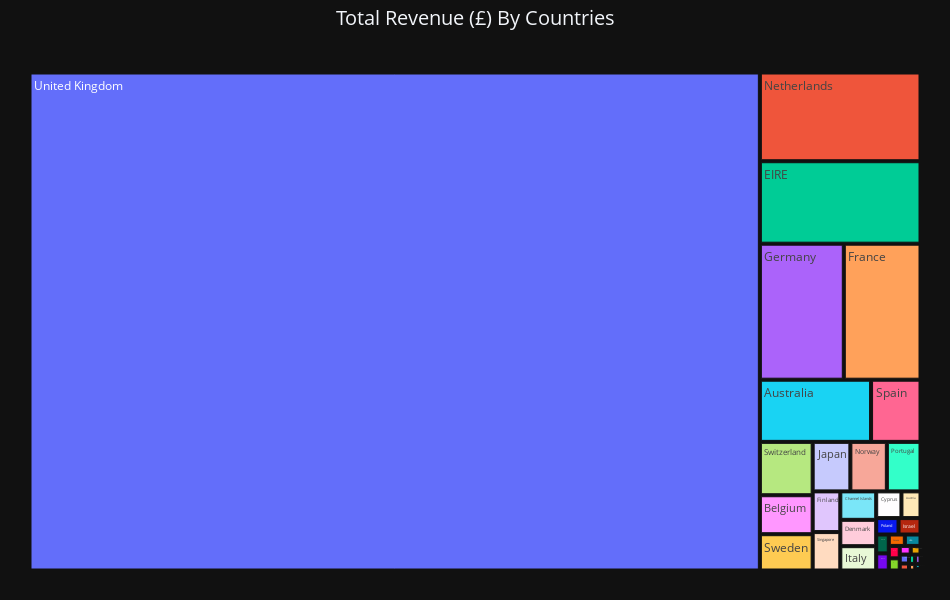

The notebook cell saved with this chart:
### Code cell
fig = px.treemap(df_graph2, path=[df_graph2.index], values='total_price', width=950, height=600)
fig.update_layout(title_text='Total Revenue (£) By Countries',
                  title_x=0.5, title_font=dict(size=20)
                  )
fig.update_layout(margin = dict(t=50, l=25, r=25, b=25))
fig.show()

### Figure 1 — Plotly figure (JSON) as saved in the notebook; plotly's stock layout.template omitted (floating-point values rounded to 4 significant figures)
{"data": [{"branchvalues": "total", "domain": {"x": [0.0, 1.0], "y": [0.0, 1.0]}, "hovertemplate": "labels=%{label}<br>total_price=%{value}<br>parent=%{parent}<br>id=%{id}<extra></extra>", "ids": ["Australia", "Austria", "Bahrain", "Belgium", "Brazil", "Canada", "Channel Islands", "Cyprus", "Czech Republic", "Denmark", "EIRE", "European Community", "Finland", "France", "Germany", "Greece", "Iceland", "Israel", "Italy", "Japan", "Lebanon", "Lithuania", "Malta", "Netherlands", "Norway", "Poland", "Portugal", "RSA", "Saudi Arabia", "Singapore", "Spain", "Sweden", "Switzerland", "USA", "United Arab Emirates", "United Kingdom", "Unspecified"], "labels": ["Australia", "Austria", "Bahrain", "Belgium", "Brazil", "Canada", "Channel Islands", "Cyprus", "Czech Republic", "Denmark", "EIRE", "European Community", "Finland", "France", "Germany", "Greece", "Iceland", "Israel", "Italy", "Japan", "Lebanon", "Lithuania", "Malta", "Netherlands", "Norway", "Poland", "Portugal", "RSA", "Saudi Arabia", "Singapore", "Spain", "Sweden", "Switzerland", "USA", "United Arab Emirates", "United Kingdom", "Unspecified"], "name": "", "parents": ["", "", "", "", "", "", "", "", "", "", "", "", "", "", "", "", "", "", "", "", "", "", "", "", "", "", "", "", "", "", "", "", "", "", "", "", ""], "values": [138500.0, 10200.0, 548.4, 41200.0, 1144.0, 3666.0, 20440.0, 13500.0, 826.7, 18960.0, 265300.0, 1300.0, 22550.0, 208900.0, 228700.0, 4761.0, 4310.0, 7216.0, 17480.0, 37420.0, 1694.0, 1661.0, 2726.0, 285400.0, 36170.0, 7335.0, 33380.0, 1002.0, 145.9, 21280.0, 61560.0, 38370.0, 56440.0, 3580.0, 1902.0, 7285000.0, 2661.0], "type": "treemap"}], "layout": {"legend": {"tracegroupgap": 0}, "margin": {"t": 50, "l": 25, "r": 25, "b": 25}, "height": 600, "width": 950, "title": {"font": {"size": 20}, "text": "Total Revenue (£) By Countries", "x": 0.5}}}
